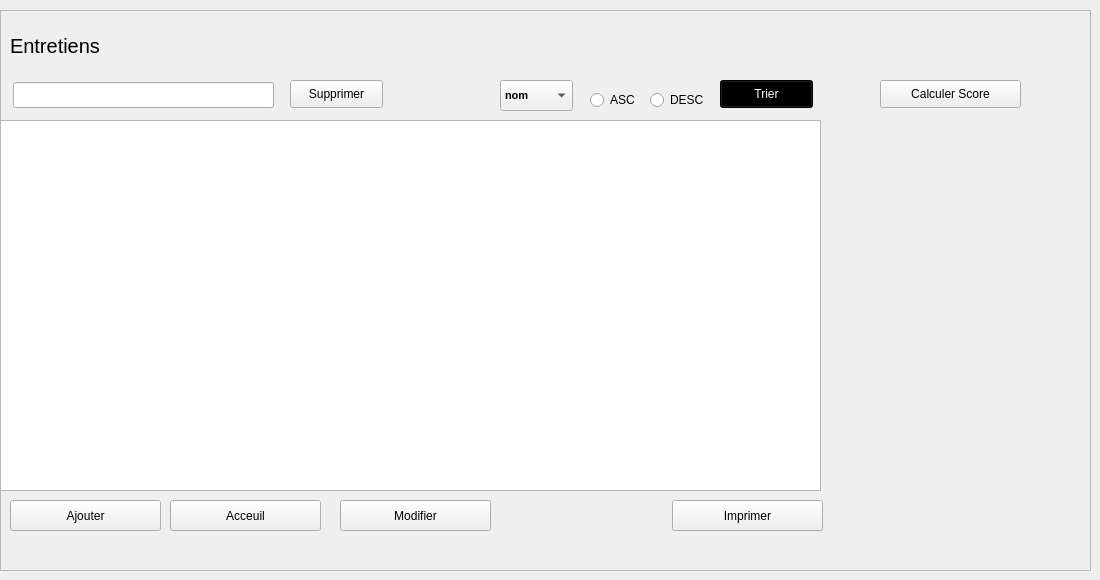
        <widget class="QWidget" name="tab_18">
         <attribute name="title">
          <string>Entretiens</string>
         </attribute>
         <widget class="QFrame" name="frame_2">
          <property name="geometry">
           <rect>
            <x>0</x>
            <y>10</y>
            <width>1091</width>
            <height>561</height>
           </rect>
          </property>
          <property name="frameShape">
           <enum>QFrame::StyledPanel</enum>
          </property>
          <property name="frameShadow">
           <enum>QFrame::Raised</enum>
          </property>
          <widget class="QPushButton" name="pb_imprimer">
           <property name="geometry">
            <rect>
             <x>672</x>
             <y>490</y>
             <width>151</width>
             <height>31</height>
            </rect>
           </property>
           <property name="text">
            <string>Imprimer</string>
           </property>
          </widget>
          <widget class="QTableView" name="tableView">
           <property name="geometry">
            <rect>
             <x>0</x>
             <y>110</y>
             <width>821</width>
             <height>371</height>
            </rect>
           </property>
          </widget>
          <widget class="QPushButton" name="pb_ajouter">
           <property name="geometry">
            <rect>
             <x>10</x>
             <y>490</y>
             <width>151</width>
             <height>31</height>
            </rect>
           </property>
           <property name="text">
            <string>Ajouter</string>
           </property>
           <property name="icon">
            <iconset resource="img.qrc">
             <normaloff>:/ajouter.png</normaloff>:/ajouter.png</iconset>
           </property>
           <property name="iconSize">
            <size>
             <width>30</width>
             <height>30</height>
            </size>
           </property>
          </widget>
          <widget class="QPushButton" name="pb_supprimer">
           <property name="geometry">
            <rect>
             <x>290</x>
             <y>70</y>
             <width>93</width>
             <height>28</height>
            </rect>
           </property>
           <property name="text">
            <string>Supprimer</string>
           </property>
           <property name="icon">
            <iconset resource="img.qrc">
             <normaloff>:/supprimer.png</normaloff>:/supprimer.png</iconset>
           </property>
          </widget>
          <widget class="QLabel" name="entretien_2">
           <property name="geometry">
            <rect>
             <x>10</x>
             <y>20</y>
             <width>141</width>
             <height>31</height>
            </rect>
           </property>
           <property name="font">
            <font>
             <pointsize>15</pointsize>
            </font>
           </property>
           <property name="text">
            <string>Entretiens</string>
           </property>
          </widget>
          <widget class="QLineEdit" name="le_recherche">
           <property name="geometry">
            <rect>
             <x>13</x>
             <y>72</y>
             <width>261</width>
             <height>26</height>
            </rect>
           </property>
          </widget>
          <widget class="QPushButton" name="pb_select">
           <property name="geometry">
            <rect>
             <x>340</x>
             <y>490</y>
             <width>151</width>
             <height>31</height>
            </rect>
           </property>
           <property name="text">
            <string>Modifier</string>
           </property>
           <property name="icon">
            <iconset resource="img.qrc">
             <normaloff>:/modifier.png</normaloff>:/modifier.png</iconset>
           </property>
          </widget>
          <widget class="QComboBox" name="cb_tri">
           <property name="geometry">
            <rect>
             <x>500</x>
             <y>70</y>
             <width>73</width>
             <height>31</height>
            </rect>
           </property>
           <property name="font">
            <font>
             <pointsize>8</pointsize>
             <weight>75</weight>
             <bold>true</bold>
            </font>
           </property>
           <item>
            <property name="text">
             <string>nom</string>
            </property>
           </item>
           <item>
            <property name="text">
             <string>prenom</string>
            </property>
           </item>
           <item>
            <property name="text">
             <string>date_entretien</string>
            </property>
           </item>
           <item>
            <property name="text">
             <string>cin</string>
            </property>
           </item>
          </widget>
          <widget class="QRadioButton" name="rb_asc">
           <property name="geometry">
            <rect>
             <x>590</x>
             <y>80</y>
             <width>95</width>
             <height>20</height>
            </rect>
           </property>
           <property name="text">
            <string>ASC</string>
           </property>
          </widget>
          <widget class="QRadioButton" name="rb_desc">
           <property name="geometry">
            <rect>
             <x>650</x>
             <y>80</y>
             <width>95</width>
             <height>20</height>
            </rect>
           </property>
           <property name="text">
            <string>DESC</string>
           </property>
          </widget>
          <widget class="QPushButton" name="pb_trier">
           <property name="geometry">
            <rect>
             <x>720</x>
             <y>70</y>
             <width>93</width>
             <height>28</height>
            </rect>
           </property>
           <property name="palette">
            <palette>
             <active>
              <colorrole role="WindowText">
               <brush brushstyle="SolidPattern">
                <color alpha="255">
                 <red>255</red>
                 <green>255</green>
                 <blue>255</blue>
                </color>
               </brush>
              </colorrole>
              <colorrole role="Button">
               <brush brushstyle="LinearGradientPattern">
                <gradient startx="1.000000000000000" starty="0.000000000000000" endx="1.000000000000000" endy="1.000000000000000" type="LinearGradient" spread="RepeatSpread" coordinatemode="ObjectBoundingMode">
                 <gradientstop position="0.000000000000000">
                  <color alpha="255">
                   <red>84</red>
                   <green>84</green>
                   <blue>84</blue>
                  </color>
                 </gradientstop>
                 <gradientstop position="1.000000000000000">
                  <color alpha="255">
                   <red>59</red>
                   <green>59</green>
                   <blue>59</blue>
                  </color>
                 </gradientstop>
                </gradient>
               </brush>
              </colorrole>
              <colorrole role="Text">
               <brush brushstyle="SolidPattern">
                <color alpha="255">
                 <red>255</red>
                 <green>255</green>
                 <blue>255</blue>
                </color>
               </brush>
              </colorrole>
              <colorrole role="ButtonText">
               <brush brushstyle="SolidPattern">
                <color alpha="255">
                 <red>255</red>
                 <green>255</green>
                 <blue>255</blue>
                </color>
               </brush>
              </colorrole>
              <colorrole role="Base">
               <brush brushstyle="LinearGradientPattern">
                <gradient startx="1.000000000000000" starty="0.000000000000000" endx="1.000000000000000" endy="1.000000000000000" type="LinearGradient" spread="RepeatSpread" coordinatemode="ObjectBoundingMode">
                 <gradientstop position="0.000000000000000">
                  <color alpha="255">
                   <red>84</red>
                   <green>84</green>
                   <blue>84</blue>
                  </color>
                 </gradientstop>
                 <gradientstop position="1.000000000000000">
                  <color alpha="255">
                   <red>59</red>
                   <green>59</green>
                   <blue>59</blue>
                  </color>
                 </gradientstop>
                </gradient>
               </brush>
              </colorrole>
              <colorrole role="Window">
               <brush brushstyle="LinearGradientPattern">
                <gradient startx="1.000000000000000" starty="0.000000000000000" endx="1.000000000000000" endy="1.000000000000000" type="LinearGradient" spread="RepeatSpread" coordinatemode="ObjectBoundingMode">
                 <gradientstop position="0.000000000000000">
                  <color alpha="255">
                   <red>84</red>
                   <green>84</green>
                   <blue>84</blue>
                  </color>
                 </gradientstop>
                 <gradientstop position="1.000000000000000">
                  <color alpha="255">
                   <red>59</red>
                   <green>59</green>
                   <blue>59</blue>
                  </color>
                 </gradientstop>
                </gradient>
               </brush>
              </colorrole>
              <colorrole role="Highlight">
               <brush brushstyle="SolidPattern">
                <color alpha="255">
                 <red>183</red>
                 <green>134</green>
                 <blue>32</blue>
                </color>
               </brush>
              </colorrole>
              <colorrole role="HighlightedText">
               <brush brushstyle="SolidPattern">
                <color alpha="255">
                 <red>0</red>
                 <green>0</green>
                 <blue>0</blue>
                </color>
               </brush>
              </colorrole>
              <colorrole role="PlaceholderText">
               <brush brushstyle="NoBrush">
                <color alpha="128">
                 <red>255</red>
                 <green>255</green>
                 <blue>255</blue>
                </color>
               </brush>
              </colorrole>
             </active>
             <inactive>
              <colorrole role="WindowText">
               <brush brushstyle="SolidPattern">
                <color alpha="255">
                 <red>255</red>
                 <green>255</green>
                 <blue>255</blue>
                </color>
               </brush>
              </colorrole>
              <colorrole role="Button">
               <brush brushstyle="LinearGradientPattern">
                <gradient startx="1.000000000000000" starty="0.000000000000000" endx="1.000000000000000" endy="1.000000000000000" type="LinearGradient" spread="RepeatSpread" coordinatemode="ObjectBoundingMode">
                 <gradientstop position="0.000000000000000">
                  <color alpha="255">
                   <red>84</red>
                   <green>84</green>
                   <blue>84</blue>
                  </color>
                 </gradientstop>
                 <gradientstop position="1.000000000000000">
                  <color alpha="255">
                   <red>59</red>
                   <green>59</green>
                   <blue>59</blue>
                  </color>
                 </gradientstop>
                </gradient>
               </brush>
              </colorrole>
              <colorrole role="Text">
               <brush brushstyle="SolidPattern">
                <color alpha="255">
                 <red>255</red>
                 <green>255</green>
                 <blue>255</blue>
                </color>
               </brush>
              </colorrole>
              <colorrole role="ButtonText">
               <brush brushstyle="SolidPattern">
                <color alpha="255">
                 <red>255</red>
                 <green>255</green>
                 <blue>255</blue>
                </color>
               </brush>
              </colorrole>
              <colorrole role="Base">
               <brush brushstyle="LinearGradientPattern">
                <gradient startx="1.000000000000000" starty="0.000000000000000" endx="1.000000000000000" endy="1.000000000000000" type="LinearGradient" spread="RepeatSpread" coordinatemode="ObjectBoundingMode">
                 <gradientstop position="0.000000000000000">
                  <color alpha="255">
                   <red>84</red>
                   <green>84</green>
                   <blue>84</blue>
                  </color>
                 </gradientstop>
                 <gradientstop position="1.000000000000000">
                  <color alpha="255">
                   <red>59</red>
                   <green>59</green>
                   <blue>59</blue>
                  </color>
                 </gradientstop>
                </gradient>
               </brush>
              </colorrole>
              <colorrole role="Window">
               <brush brushstyle="LinearGradientPattern">
                <gradient startx="1.000000000000000" starty="0.000000000000000" endx="1.000000000000000" endy="1.000000000000000" type="LinearGradient" spread="RepeatSpread" coordinatemode="ObjectBoundingMode">
                 <gradientstop position="0.000000000000000">
                  <color alpha="255">
                   <red>84</red>
                   <green>84</green>
                   <blue>84</blue>
                  </color>
                 </gradientstop>
                 <gradientstop position="1.000000000000000">
                  <color alpha="255">
                   <red>59</red>
                   <green>59</green>
                   <blue>59</blue>
                  </color>
                 </gradientstop>
                </gradient>
               </brush>
              </colorrole>
              <colorrole role="Highlight">
               <brush brushstyle="SolidPattern">
                <color alpha="255">
                 <red>183</red>
                 <green>134</green>
                 <blue>32</blue>
                </color>
               </brush>
              </colorrole>
              <colorrole role="HighlightedText">
               <brush brushstyle="SolidPattern">
                <color alpha="255">
                 <red>0</red>
                 <green>0</green>
                 <blue>0</blue>
                </color>
               </brush>
              </colorrole>
              <colorrole role="PlaceholderText">
               <brush brushstyle="NoBrush">
                <color alpha="128">
                 <red>255</red>
                 <green>255</green>
                 <blue>255</blue>
                </color>
               </brush>
              </colorrole>
             </inactive>
             <disabled>
              <colorrole role="WindowText">
               <brush brushstyle="SolidPattern">
                <color alpha="255">
                 <red>101</red>
                 <green>101</green>
                 <blue>101</blue>
                </color>
               </brush>
              </colorrole>
              <colorrole role="Button">
               <brush brushstyle="SolidPattern">
                <color alpha="255">
                 <red>64</red>
                 <green>64</green>
                 <blue>64</blue>
                </color>
               </brush>
              </colorrole>
              <colorrole role="Text">
               <brush brushstyle="SolidPattern">
                <color alpha="255">
                 <red>101</red>
                 <green>101</green>
                 <blue>101</blue>
                </color>
               </brush>
              </colorrole>
              <colorrole role="ButtonText">
               <brush brushstyle="SolidPattern">
                <color alpha="255">
                 <red>101</red>
                 <green>101</green>
                 <blue>101</blue>
                </color>
               </brush>
              </colorrole>
              <colorrole role="Base">
               <brush brushstyle="SolidPattern">
                <color alpha="255">
                 <red>64</red>
                 <green>64</green>
                 <blue>64</blue>
                </color>
               </brush>
              </colorrole>
              <colorrole role="Window">
               <brush brushstyle="SolidPattern">
                <color alpha="255">
                 <red>64</red>
                 <green>64</green>
                 <blue>64</blue>
                </color>
               </brush>
              </colorrole>
              <colorrole role="Highlight">
               <brush brushstyle="SolidPattern">
                <color alpha="255">
                 <red>183</red>
                 <green>134</green>
                 <blue>32</blue>
                </color>
               </brush>
              </colorrole>
              <colorrole role="HighlightedText">
               <brush brushstyle="SolidPattern">
                <color alpha="255">
                 <red>0</red>
                 <green>0</green>
                 <blue>0</blue>
                </color>
               </brush>
              </colorrole>
              <colorrole role="PlaceholderText">
               <brush brushstyle="NoBrush">
                <color alpha="128">
                 <red>255</red>
                 <green>255</green>
                 <blue>255</blue>
                </color>
               </brush>
              </colorrole>
             </disabled>
            </palette>
           </property>
           <property name="font">
            <font>
             <weight>50</weight>
             <bold>false</bold>
            </font>
           </property>
           <property name="text">
            <string>Trier</string>
           </property>
           <property name="icon">
            <iconset resource="img.qrc">
             <normaloff>:/trie.png</normaloff>:/trie.png</iconset>
           </property>
           <property name="iconSize">
            <size>
             <width>30</width>
             <height>16</height>
            </size>
           </property>
          </widget>
          <widget class="QPushButton" name="pb_acceuil_2">
           <property name="geometry">
            <rect>
             <x>170</x>
             <y>490</y>
             <width>151</width>
             <height>31</height>
            </rect>
           </property>
           <property name="text">
            <string>Acceuil</string>
           </property>
           <property name="iconSize">
            <size>
             <width>30</width>
             <height>30</height>
            </size>
           </property>
          </widget>
          <widget class="QPushButton" name="pb_calculatrice">
           <property name="geometry">
            <rect>
             <x>880</x>
             <y>70</y>
             <width>141</width>
             <height>28</height>
            </rect>
           </property>
           <property name="text">
            <string>Calculer Score</string>
           </property>
          </widget>
         </widget>
        </widget>
